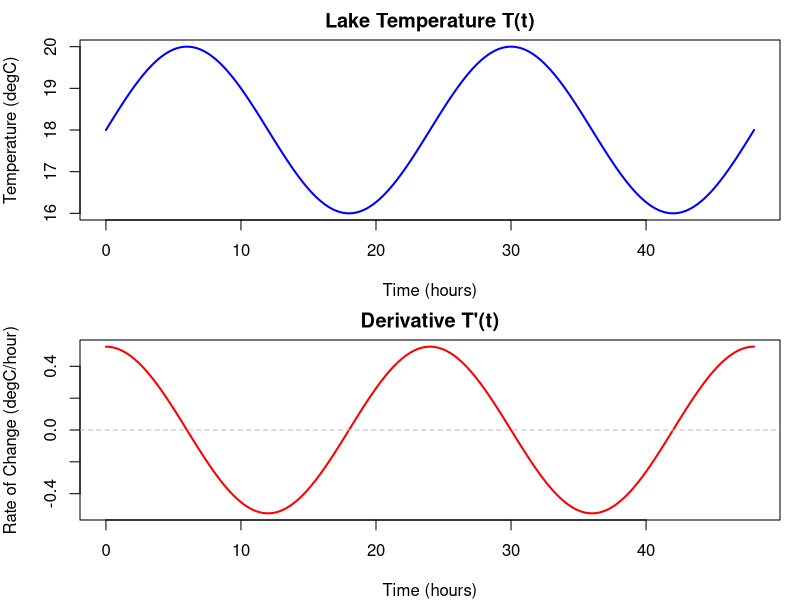
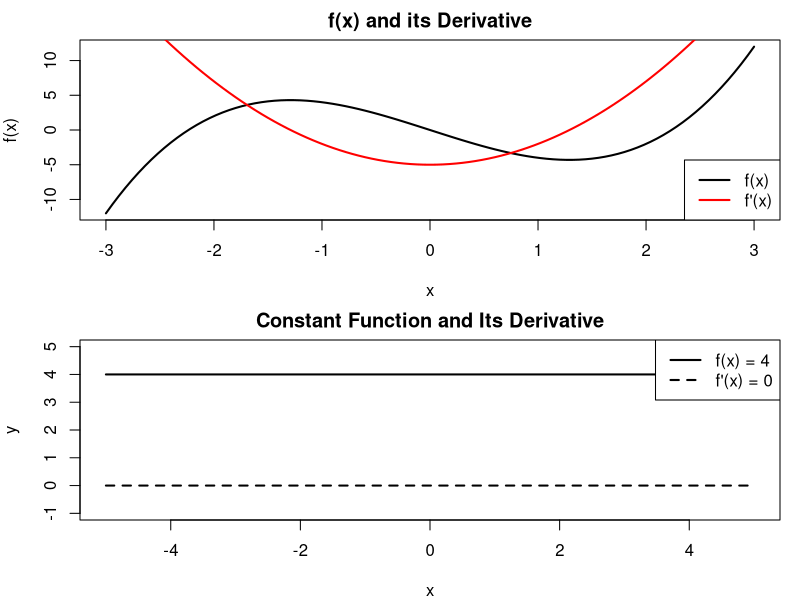
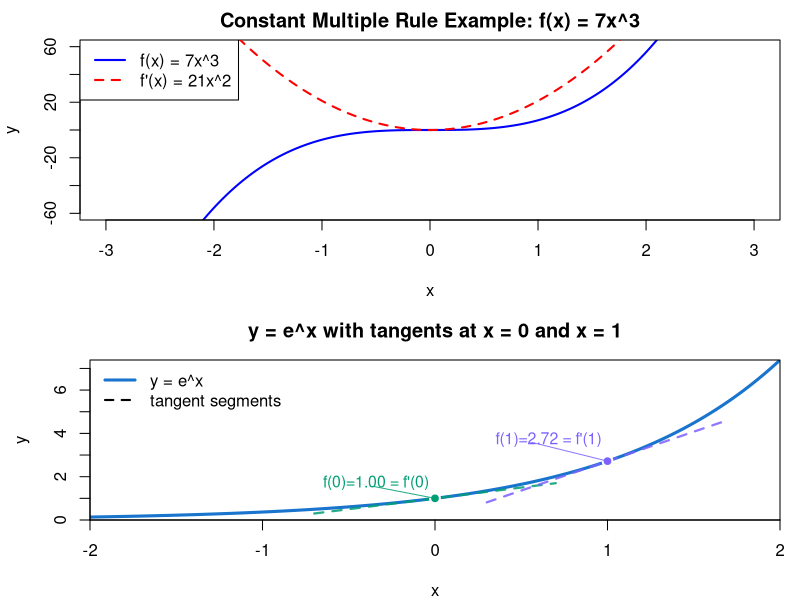
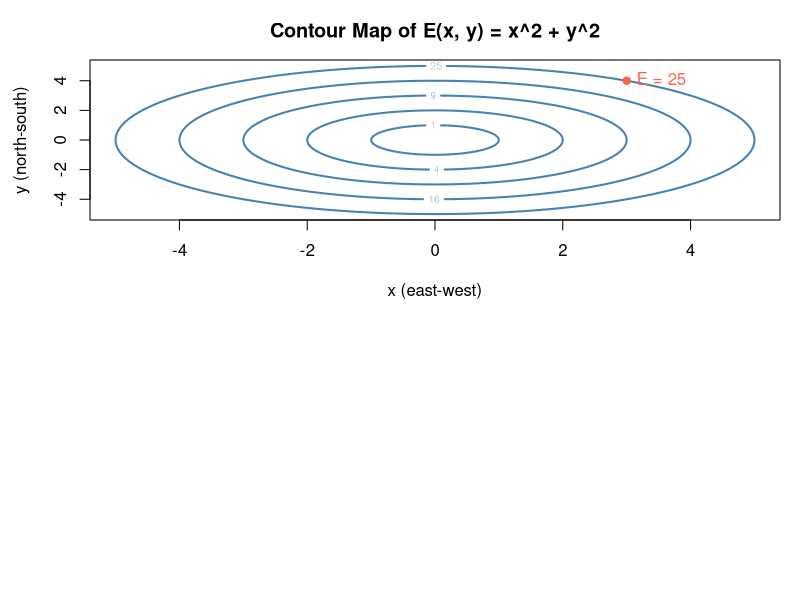

These charts were generated, in order, by the following R code:
## ---- chunk 1
# Define functions
T <- function(t) 18 + 2 * sin(pi * t / 12)
Tprime <- function(t) (pi / 6) * cos(pi * t / 12)

# Time range (0 to 48 hours = 2 days)
t_vals <- seq(0, 48, length.out = 400)

# Compute values
temp_vals <- T(t_vals)
deriv_vals <- Tprime(t_vals)

# Set two-panel layout
par(mfrow = c(2, 1), mar = c(4, 4, 2, 1))

# Plot temperature
plot(t_vals, temp_vals, type = "l", lwd = 2, col = "blue",
     ylab = "Temperature (degC)", xlab = "Time (hours)",
     main = "Lake Temperature T(t)")

# Plot derivative
plot(t_vals, deriv_vals, type = "l", lwd = 2, col = "red",
     ylab = "Rate of Change (degC/hour)", xlab = "Time (hours)",
     main = "Derivative T'(t)")
abline(h = 0, col = "gray", lty = 2)
## ---- chunk 2
# Example of using the operator
f <- function(x) x^3 - 5*x
f_prime <- function(x) 3*x^2 - 5
curve(f(x), from = -3, to = 3, lwd = 2,
      ylab = "f(x)", xlab = "x", main = "f(x) and its Derivative")
curve(f_prime(x), from = -3, to = 3, col = "red", lwd = 2, add = TRUE)
legend("bottomright", legend = c("f(x)", "f'(x)"), col = c("black", "red"), lwd = 2)
## ---- chunk 3
# Define the constant function and its derivative to return vectors
f <- function(x) rep(4, length(x))
f_prime <- function(x) rep(0, length(x))

# Create a sequence of x-values
x_vals <- seq(-5, 5, length.out = 200)

# Evaluate function and derivative
y_vals <- f(x_vals)
y_prime_vals <- f_prime(x_vals)

# Plot the constant function
plot(x_vals, y_vals, type = "l", lwd = 2,
     ylim = c(-1, 5),
     xlab = "x", ylab = "y",
     main = "Constant Function and Its Derivative")

# Add the derivative as a horizontal line at 0
lines(x_vals, y_prime_vals, lwd = 2, lty = 2)

legend("topright",
       legend = c("f(x) = 4", "f'(x) = 0"),
       lwd = 2, lty = c(1, 2))

## ---- chunk 4
# Define the function and its derivative
f <- function(x) 7 * x^3
f_prime <- function(x) 21 * x^2

# Create a sequence of x-values
x_vals <- seq(-3, 3, length.out = 200)

# Evaluate function and derivative
y_vals <- f(x_vals)
y_prime_vals <- f_prime(x_vals)

# Plot the original function
plot(x_vals, y_vals, type = "l", col = "blue", lwd = 2,
     ylim = c(-60, 60),
     xlab = "x", ylab = "y",
     main = "Constant Multiple Rule Example: f(x) = 7x^3")

# Add the derivative
lines(x_vals, y_prime_vals, col = "red", lwd = 2, lty = 2)

legend("topleft",
       legend = c("f(x) = 7x^3", "f'(x) = 21x^2"),
       col = c("blue", "red"), lwd = 2, lty = c(1, 2))
## ---- chunk 5
f       <- function(x) exp(x)
fprime  <- function(x) exp(x)
tangent <- function(x, x0) f(x0) + fprime(x0) * (x - x0)

# Plot range
xlim <- c(-2, 2)
ylim <- c(0, exp(2))
x    <- seq(xlim[1], xlim[2], length.out = 600)

# Base plot
par(mar = c(4, 4.5, 3, 1))
plot(x, f(x), type = "l", lwd = 3, col = "dodgerblue3",
     xlim = xlim, ylim = ylim, xaxs = "i", yaxs = "i",
     xlab = "x", ylab = "y",
     main = "y = e^x with tangents at x = 0 and x = 1")
grid(nx = NA, ny = NA, col = "gray90", lty = 1)

# Two points & styling
x0s   <- c(0, 1)
cols  <- c("#009E73", "#7B61FF")
span  <- 0.7
labels_xy <- list(c(0.35-1, 2.0),  # label position for x0=0
                  c(1.35-1, 4.0))  # label position for x0=1

for (i in seq_along(x0s)) {
  x0 <- x0s[i]; y0 <- f(x0)
  xt <- seq(x0 - span, x0 + span, length.out = 200)

  # Tangent segment
  lines(xt, tangent(xt, x0), lwd = 2.2, col = adjustcolor(cols[i], 0.85), lty = 2)

  # Point
  points(x0, y0, pch = 21, bg = cols[i], col = "white", lwd = 2, cex = 1.3)

  # Plain-text label: f(x0)=number = f'(x0)
  lab <- sprintf("f(%g)=%.2f = f'(%g)", x0, y0, x0)

  # Connector
  segments(labels_xy[[i]][1], labels_xy[[i]][2], x0, y0,
           col = adjustcolor(cols[i], 0.85), lwd = 1)

  # Label with soft background
  rect(labels_xy[[i]][1] - strwidth("M")*0.25,
       labels_xy[[i]][2] - strheight("M")*0.7,
       labels_xy[[i]][1] + strwidth(lab) + strwidth("M")*0.25,
       labels_xy[[i]][2] + strheight("M")*0.25,
       col = rgb(1,1,1,0.9), border = NA)
  text(labels_xy[[i]][1], labels_xy[[i]][2], lab,
       adj = c(0,0.9), col = cols[i], cex = 0.95)
}

legend("topleft",
       legend = c("y = e^x", "tangent segments"),
       col = c("dodgerblue3", "black"),
       lty = c(1, 2), lwd = c(3, 2), bty = "n")
## ---- chunk 6
# This R code generates the contour plot shown below
# (Code is suppressed for students in the final version)

x <- seq(-5, 5, length.out = 100)
y <- seq(-5, 5, length.out = 100)
grid <- expand.grid(x = x, y = y)
grid$E <- grid$x^2 + grid$y^2
E_matrix <- matrix(grid$E, nrow = 100, ncol = 100)

contour(x, y, E_matrix,
        levels = c(1, 4, 9, 16, 25),
        col = "steelblue",
        lwd = 2,
        main = "Contour Map of E(x, y) = x^2 + y^2",
        xlab = "x (east-west)",
        ylab = "y (north-south)")
points(3, 4, pch = 19, col = "tomato")
text(3, 4, "E = 25", pos = 4, col = "tomato")
